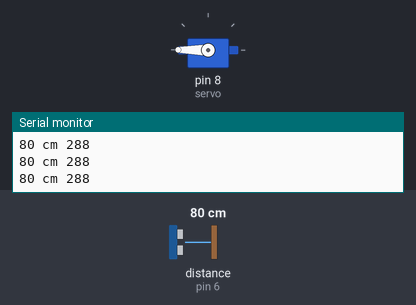
The sketch below on a simulated Arduino Uno, built with avr-gcc and run on an emulated ATmega328P. Parts: servo, the last lines printed to the serial monitor. Wiring (inferred from the names in the program): ultrasonic range finder: trigger pin 7; echo pin 6. The inputs (shaded band) are chosen by the test bench; at power-on: distance to the obstacle (sensor on pin 6) 80 cm. The echo pulse lasts 58.3 µs per cm.

Above: at 1.2 s.
1.3 s: distance to the obstacle (sensor on pin 6) set to 2 cm
At 1.9 s:
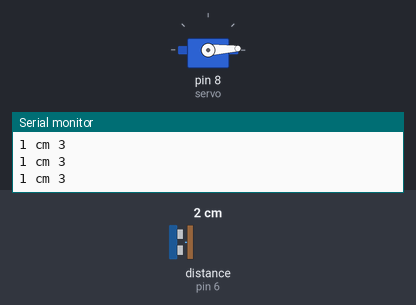
2.8 s: distance to the obstacle (sensor on pin 6) set to 9 cm
At 3.9 s:
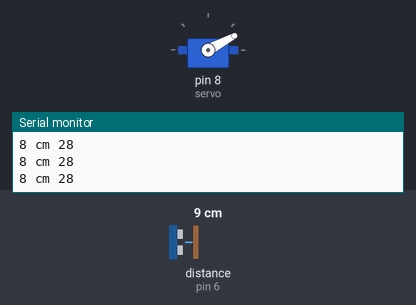
4.3 s: distance to the obstacle (sensor on pin 6) set to 18 cm
At 5.3 s:
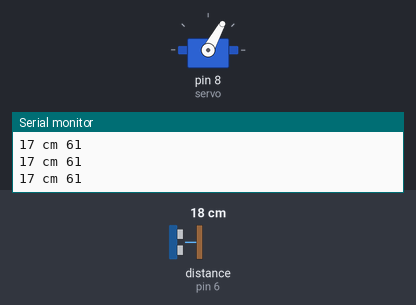
5.8 s: distance to the obstacle (sensor on pin 6) set to 35 cm
At 6.4 s:
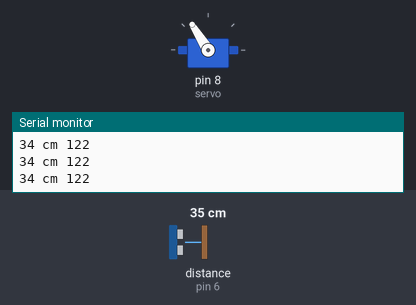
7.3 s: distance to the obstacle (sensor on pin 6) set to 299 cm
At 7.7 s:
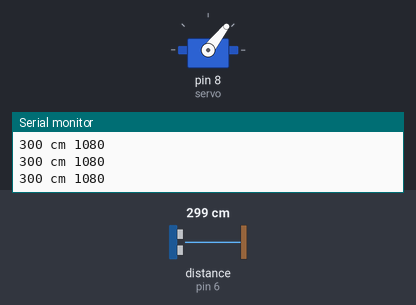
8.8 s: distance to the obstacle (sensor on pin 6) set to 60 cm
At 9.7 s:
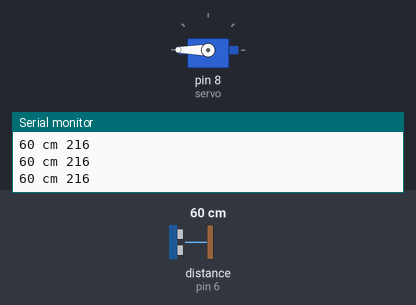
Timing chart, 0 to 11.3 s (numbered marks = the images above; inputs shaded):
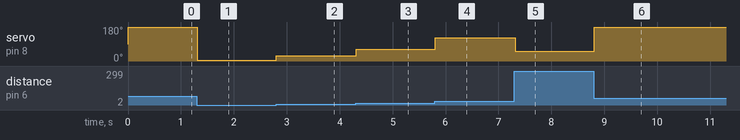

The sketch:

Ultrasons_Servo.ino
```cpp
#include <Servo.h>

const int trigger = 7;
const int echo = 6;
int val;
Servo servo;

void setup()
  {
  pinMode(trigger, OUTPUT);
  pinMode(echo, INPUT);
  servo.attach(8);
  Serial.begin(9600);
  }
void loop()
  {
    long duration, cm;

  digitalWrite(trigger, LOW);
  delayMicroseconds(2);
  digitalWrite(trigger, HIGH);
  delayMicroseconds(5);
  digitalWrite(trigger, LOW);

  duration = pulseIn(echo, HIGH);

  cm = microsecondsToCentimeters(duration);

  if(cm > 50)
    {
      servo.write(180);
    }

      val = map(cm, 0, 50, 0, 180);
      servo.write(val);

  Serial.print(cm);
  Serial.print(" cm ");
  Serial.println(val);
}

  long microsecondsToCentimeters(long microseconds)
  {
  return microseconds / 29 / 2;
  }
```

Measured:
- after the input at 1.3 s, servo on pin 8 (servo): 180° → 3° at once
- after the input at 2.8 s, servo on pin 8 (servo): 3° → 28° at once
- after the input at 4.3 s, servo on pin 8 (servo): 28° → 61° at once
- after the input at 5.8 s, servo on pin 8 (servo): 61° → 122° at once
- after the input at 7.3 s, servo on pin 8 (servo): 122° → 52° at once
- after the input at 8.8 s, servo on pin 8 (servo): 52° → 180° at once
